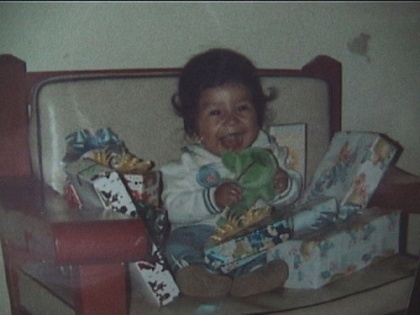
%> input picture prueba01.jpg, 420 x 315 px, shrunk from 640 x 480 before the run
$ octave filtropasabajas.m   (GNU Octave 9; MATLAB toolbox functions it lacks are replaced by stand-ins)
%> lines starting %> are read from the running program, lines starting %| are printed output that depends on the picture
%> the answer given: 3
%> further down, imagen is the input picture: size 315x420x3 uint8; mean R, G, B 83.8, 84.8, 83
### color2gris.m
function [gris] = color2gris(color)
color=double(color);
[f,c,capas]=size(color);
%> f = 315; c = 420; capas = 3
    if capas==3
            for i=1:f
                for j=1:c
                    R=color(i,j,1);
                    G=color(i,j,2);
                    B=color(i,j,3);
                    gris(i,j)=0.299*R+0.587*G+0.114*B;
                end
            end
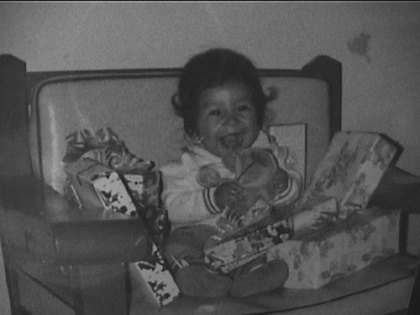
%> gris: size 315x420 double; min 22.87, max 173.2, mean 84.3
    else
        disp('la imagen ya está en escala de grises');
        gris=color;
     end
end

### filtropasabajas.m
%nombre=input('Ingrese el nombre de la imagen con su extensi髇:','s');
n=input('Ingrese la m醩cara (n鷐ero impar) = ');

%imagen=imread(nombre);
imagen=imread('prueba01.jpg');
gris=color2gris(imagen);
subplot(2,2,1),imshow(gris/255),title('Imagen original')

ruido=double(imnoise(uint8(gris)));
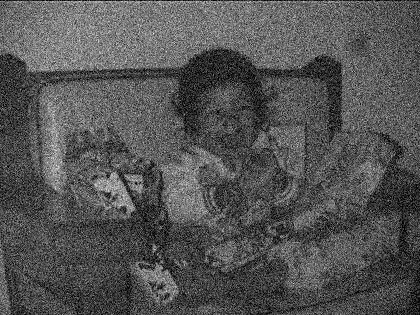
%> ruido: size 315x420 double; min 0, max 239, mean 84.3
subplot(2,2,2),imshow(ruido/255),title('Imagen con ruido')

[a,b]=size(gris);
%> a = 315; b = 420
limite=floor(n/2);
start=ceil(n/2);
filtropb=zeros(a-2*limite,b-2*limite);
mask=(1/n^2)*ones(n);

for i=start:a-start
        for j=start:b-start
            vecindad=mask.*ruido(i-limite:i+limite,j-limite:j+limite);
            filtropb(i-start+1,j-start+1)=floor(sum(vecindad(:)));
        end
    end
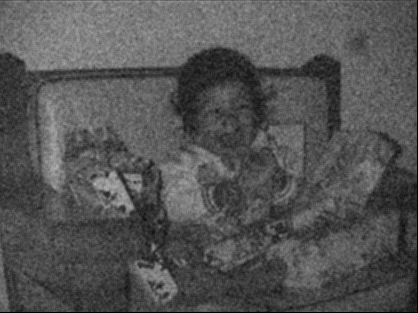
%> filtropb: size 313x418 double; min 0, max 178, mean 83.6

str=sprintf('Filtro pasa bajas de orden %d',n);
subplot(2,2,3),imshow(filtropb/255),title(str)
